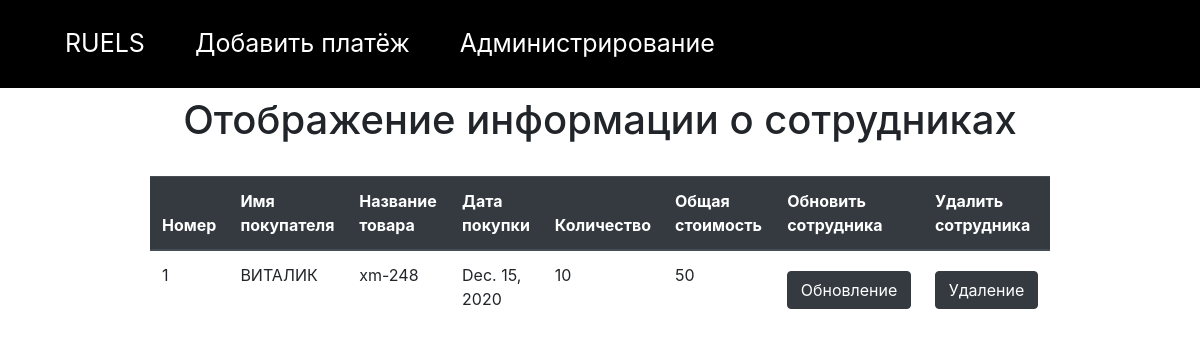
/payment/, run on an earlier commit of the app's database.
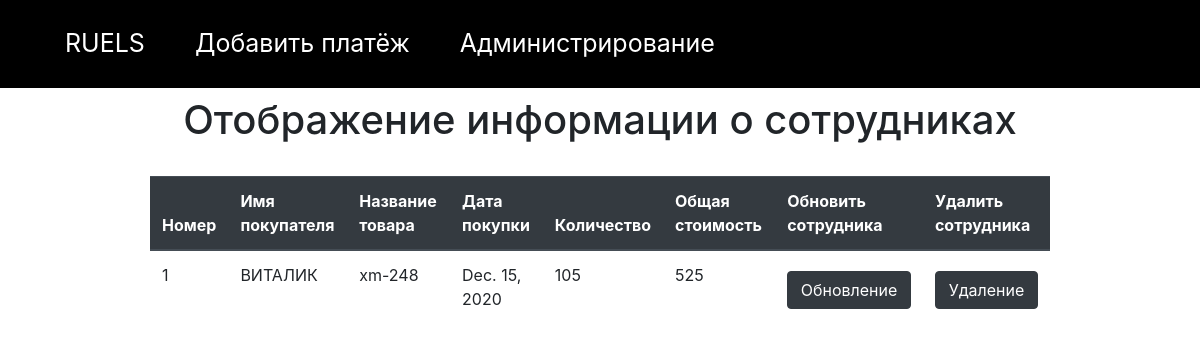
And on a later commit of the database.
### payments/models.py (models this page shows)
class Payment(models.Model):
    customers_id = models.ForeignKey('customers.Customer', on_delete=models.CASCADE)
    products_id = models.ForeignKey('products.Product', on_delete=models.CASCADE)
    payment_Date = models.DateField(max_length=50)
    amount = models.CharField(max_length=50)

### customers/models.py (models this page shows)
class Customer(models.Model):
    employees_id = models.ForeignKey('employees.Employee', on_delete=models.CASCADE)
    products_id = models.ForeignKey('products.Product', on_delete=models.CASCADE)
    first_name = models.CharField(max_length = 50)
    second_name = models.CharField(max_length = 50)
    email = models.EmailField(blank = True)
    phone = models.CharField(max_length = 15)
    location = models.CharField(max_length = 50)
    postal_Code = models.CharField(max_length = 40)
    def __str__(self):
        return self.first_name

### products/models.py (models this page shows)
class Product(models.Model):
    product_name = models.CharField(max_length = 50)
    product_company = models.CharField(max_length = 50)
    price = models.CharField(max_length = 40)
    rating = models.CharField(max_length = 50)
    def __str__(self):
        return self.product_name

### payments/views.py (the view)
# urls.py: path('', views.index_payment, name='index-payment'),
def index_payment(request):
    print(Payment.objects.select_related('products_id').query)
    payments = Payment.objects.select_related('products_id').annotate(all_cost=F('products_id_id__price')*F('amount'))
    return render(request, 'payments/payments.html', {'payments': payments})

### payments/templates/payments/payments.html (shortened to what this page needs)
<!DOCTYPE html>
{% load static %}
<html>
<head>
     <link rel="stylesheet" href="{% static "css/customer.css" %}" />
     <link rel="stylesheet" href="https://stackpath.bootstrapcdn.com/bootstrap/4.3.1/css/bootstrap.min.css">
<body>
<header>
    <nav class="default-nav">
      <ul>
          <li> <a href= "{% url 'general' %}" style="color:white">RUELS</a></li>
          <li> <a href= "{% url 'upload-payment' %}" style="color:white">Добавить платёж</a> </li>
        <li> <a href="{% url 'admin:index' %}" style="color:white">Администрирование</a> </li>
      </ul>
    </nav>
  </header>
{% block content %}
<h1 class="mt-2" align="center">Отображение информации о сотрудниках</h1>
<div class="d-flex justify-content-center mt-2">
 <table class="table w-75 mt-4">
       <thead class="thead-dark">
      <tr>
       <th scope="col">Номер</th>
       <th scope="col">Имя покупателя</th>
       <th scope="col">Название товара</th>
       <th scope="col">Дата покупки</th>
       <th scope="col">Количество</th>
       <th scope="col">Общая стоимость</th>
       <th scope="col">Обновить сотрудника</th>
       <th scope="col">Удалить сотрудника</th>
    </tr>
      </thead>
     {% for payment in payments %}
      <tr>
      <td>{{payment.id}}</td>
      <td>{{payment.customers_id}}</td>
      <td>{{payment.products_id}}</td>
      <td>{{payment.payment_Date}}</td>
      <td>{{payment.amount}}</td>
      <td>{{payment.all_cost}}</td>
      <td><a href="update/{{payment.id}}" class="btn btn-dark mt-2 w-100" id = '{{payment.id}}'>Обновление</a></td>
      <td><a href="delete/{{payment.id}}" class="btn btn-dark mt-2 w-100" id = '{{payment.id}}'>Удаление</a></td>
      {% endfor %}
      </tr>
 </table>
</div>
{% endblock %}
</body>
</html>

What changed in the data, as far as the page shows it:
changed Payment "ВИТАЛИК": amount "10" → "105"; all_cost "50" → "525"
